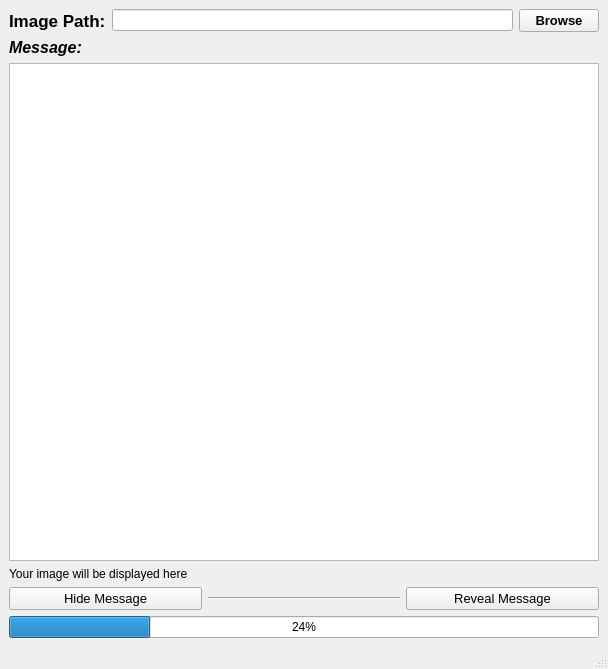
<?xml version="1.0" encoding="UTF-8"?>
<ui version="4.0">
 <class>MainWindow</class>
 <widget class="QMainWindow" name="MainWindow">
  <property name="geometry">
   <rect>
    <x>0</x>
    <y>0</y>
    <width>608</width>
    <height>669</height>
   </rect>
  </property>
  <property name="windowTitle">
   <string>MainWindow</string>
  </property>
  <widget class="QWidget" name="centralwidget">
   <layout class="QGridLayout" name="gridLayout">
    <item row="0" column="0">
     <layout class="QHBoxLayout" name="horizontalLayout">
      <item>
       <widget class="QLabel" name="label">
        <property name="font">
         <font>
          <pointsize>13</pointsize>
          <bold>true</bold>
         </font>
        </property>
        <property name="text">
         <string>Image Path:</string>
        </property>
       </widget>
      </item>
      <item>
       <widget class="QLineEdit" name="lineEdit">
        <property name="font">
         <font>
          <bold>false</bold>
         </font>
        </property>
       </widget>
      </item>
      <item>
       <widget class="QPushButton" name="browseButton">
        <property name="font">
         <font>
          <pointsize>10</pointsize>
          <bold>true</bold>
         </font>
        </property>
        <property name="text">
         <string>Browse</string>
        </property>
       </widget>
      </item>
     </layout>
    </item>
    <item row="1" column="0">
     <widget class="QLabel" name="label_2">
      <property name="font">
       <font>
        <pointsize>12</pointsize>
        <italic>true</italic>
        <bold>true</bold>
       </font>
      </property>
      <property name="text">
       <string>Message:</string>
      </property>
     </widget>
    </item>
    <item row="2" column="0">
     <widget class="QTextEdit" name="textEdit"/>
    </item>
    <item row="3" column="0">
     <widget class="QLabel" name="imageDisplay">
      <property name="text">
       <string>Your image will be displayed here</string>
      </property>
     </widget>
    </item>
    <item row="4" column="0">
     <layout class="QHBoxLayout" name="horizontalLayout_3">
      <item>
       <widget class="QPushButton" name="hideButton">
        <property name="font">
         <font>
          <pointsize>10</pointsize>
         </font>
        </property>
        <property name="text">
         <string>Hide Message</string>
        </property>
       </widget>
      </item>
      <item>
       <widget class="Line" name="line_2">
        <property name="orientation">
         <enum>Qt::Orientation::Horizontal</enum>
        </property>
       </widget>
      </item>
      <item>
       <widget class="QPushButton" name="revealButton">
        <property name="font">
         <font>
          <pointsize>10</pointsize>
         </font>
        </property>
        <property name="text">
         <string>Reveal Message</string>
        </property>
       </widget>
      </item>
     </layout>
    </item>
    <item row="5" column="0">
     <widget class="QProgressBar" name="progressBar">
      <property name="value">
       <number>24</number>
      </property>
     </widget>
    </item>
   </layout>
  </widget>
  <widget class="QStatusBar" name="statusbar"/>
 </widget>
 <resources/>
 <connections/>
</ui>
